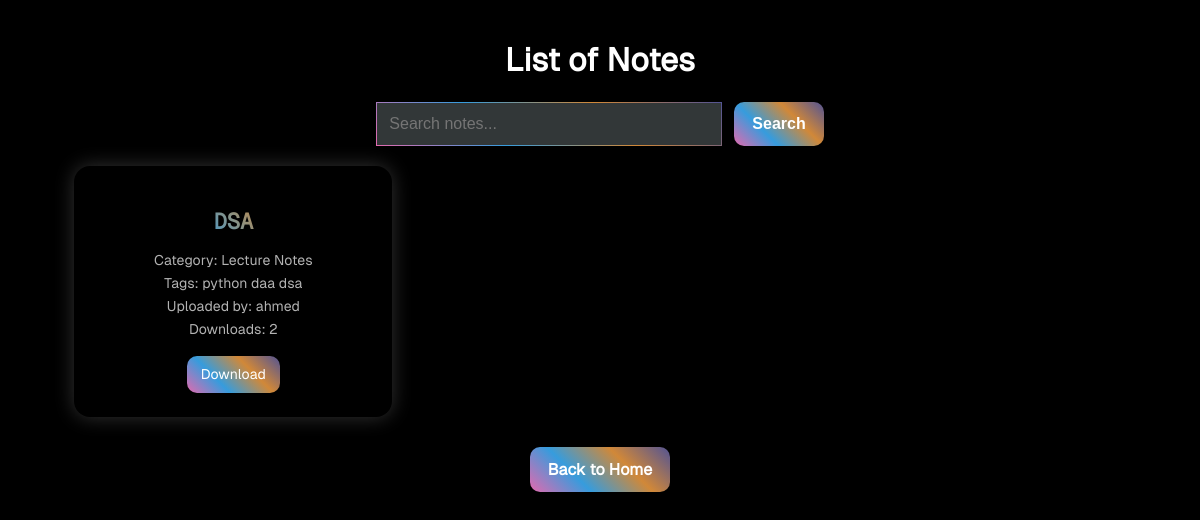
The app's page /notes/ with its own data.
### notes/models.py (models this page shows, shortened)
class Note(models.Model):
    title = models.CharField(max_length=255)
    file = models.FileField(upload_to='notes/')
    uploaded_at = models.DateTimeField(auto_now_add=True)
    uploaded_by = models.ForeignKey(User, on_delete=models.CASCADE, null=True, blank=True)
    category = models.CharField(max_length=100, blank=True, null=True)
    tags = TaggableManager()
    download_count = models.IntegerField(default=0)
    status = models.CharField(max_length=20, default='pending')  # 'pending', 'approved', 'rejected'

### notes/views.py (the view)
# urls.py: path('notes/', views.notes_list, name='notes'),
def notes_list(request):
    query = request.GET.get('q')
    if query:
        notes = Note.objects.filter(
            Q(title__icontains=query) | Q(category__icontains=query) | Q(tags__name__icontains=query)
        ).distinct()
    else:
        notes = Note.objects.all()
    return render(request, 'notes/notes.html', {'notes': notes, 'query': query})

### notes/templates/notes/notes.html (shortened to what this page needs)
<!DOCTYPE html>
<html lang="en">
<head>
    {% load static %}
    <link rel="stylesheet" href="{% static 'css/notes.css' %}">
</head>
<body>
    <div class="container">
        <h1>List of Notes</h1>
        <form method="get" action="{% url 'notes' %}" class="search-form">
            <input type="text" name="q" placeholder="Search notes..." value="{{ query|default:'' }}">
            <button type="submit">Search</button>
        </form>
        <div class="notes-grid">
            {% for note in notes %}
            <div class="note-card">
                <div class="card-content">
                    <h2 class="note-title">{{ note.title }}</h2>
                    <p class="note-category">Category: {{ note.category }}</p>
                    <p class="note-tags">Tags: {% for tag in note.tags.all %} {{ tag.name }} {% endfor %}</p>
                    <p class="uploaded-by">Uploaded by: {{ note.uploaded_by }}</p>
                    <p class="download-count">Downloads: {{ note.download_count }}</p>
                    <a href="{% url 'download_note' note.id %}" class="download-btn">Download</a>
                </div>
            </div>
            {% empty %}
            <p class="no-notes">No notes found.</p>
            {% endfor %}
        </div>
        <div class="actions">
            <a href="{% url 'home' %}" class="btn">Back to Home</a>
        </div>
    </div>
</body>
</html>

### notes/static/css/notes.css (style rules this page uses)
body { font-family: 'Geist Sans', sans-serif; background-color: #000; color: #fff; margin: 0; padding: 0; }
.container { width: 90%; max-width: 1200px; margin: auto; text-align: center; padding: 20px; }
.search-form { display: flex; justify-content: center; margin-bottom: 20px; }
.search-form input { width: 320px; padding: 12px; border: 1px solid transparent; border-image: linear-gradient(45deg, #e469ae, #369cdd, #d18838, #515395); border-image-slice: 1; background-color: #323738; color: #fff; outline: none; font-size: 16px; transition: all 0.2s; }
.search-form button { padding: 12px 18px; margin-left: 12px; border: none; background: linear-gradient(45deg, #e469ae, #369cdd, #d18838, #515395); color: white; border-radius: 10px; font-size: 16px; font-weight: bold; cursor: pointer; transition: all 0.3s ease; }
.notes-grid { display: grid; grid-template-columns: repeat(auto-fill, minmax(270px, 1fr)); gap: 20px; justify-items: center; }
.note-card { width: 100%; max-width: 270px; background: #000; border: 2px solid (45deg, #e469ae, #369cdd, #d18838, #515395); border-radius: 16px; padding: 24px; box-shadow: 0 0 20px rgba(255, 255, 255, 0.2); transition: all 0.3s ease-in-out; text-align: center; }
.note-title { font-size: 22px; font-weight: bold; background: linear-gradient(45deg, #e469ae, #369cdd, #d18838, #515395); -webkit-background-clip: text; -webkit-text-fill-color: transparent; font-family: 'Geist Mono', monospace; }
.note-category, .note-tags, .uploaded-by, .download-count { font-size: 14px; color: rgba(255, 255, 255, 0.7); margin: 6px 0; }
.download-btn { display: inline-block; margin-top: 12px; padding: 10px 14px; background: linear-gradient(45deg, #e469ae, #369cdd, #d18838, #515395); color: white; border-radius: 10px; font-size: 14px; text-decoration: none; font-weight: 400; transition: all 0.3s; }
.actions { margin-top: 30px; }
.btn { padding: 12px 18px; text-decoration: none; color: #fff; font-weight: bold; background: linear-gradient(45deg, #e469ae, #369cdd, #d18838, #515395); border-radius: 10px; display: inline-block; transition: all 0.3s; font-size: 16px; }

### records on screen
Note: title "DSA", category "Lecture Notes", uploaded_by "ahmed", download_count "2"
Tag: name "python"
Tag: name "daa"
Tag: name "dsa"
